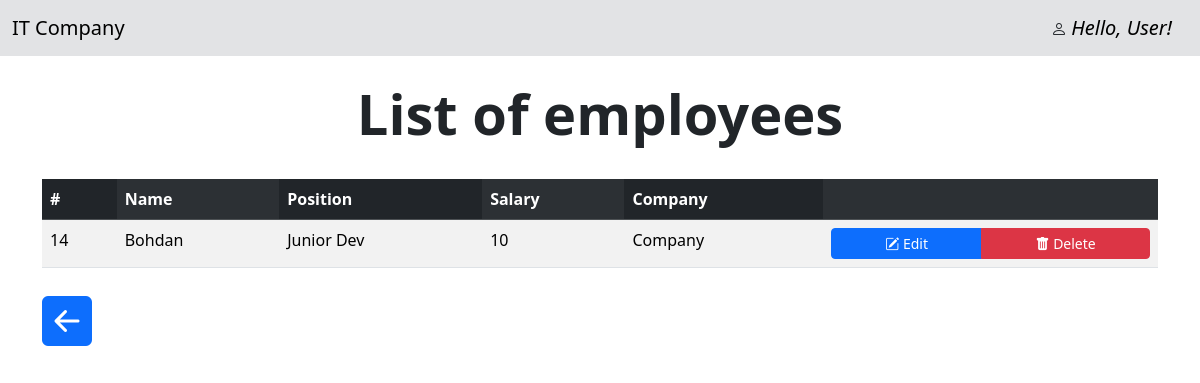
The app's page /listEmployee/, older data.
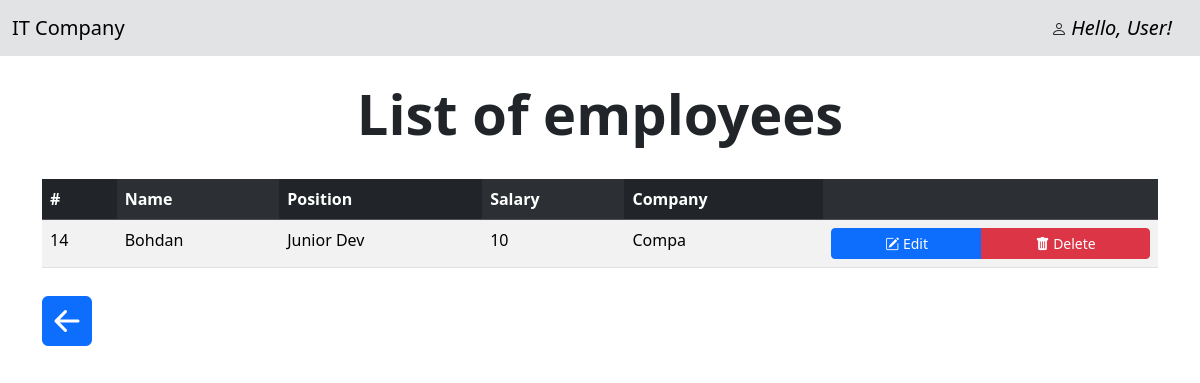
The same page, newer data.
### polls/models.py (models this page shows, shortened)
class Employee(models.Model):
    company = models.ForeignKey(Company, on_delete=models.CASCADE)
    name = models.CharField(max_length=15)
    position = models.CharField(max_length=20)
    salary = models.SmallIntegerField(default=0)

class Company(models.Model):
    name = models.CharField(max_length=25)
    speciality = models.CharField(max_length=20)
    locate = models.CharField(max_length=20)
    def __str__(self):
        return self.name

### polls/views.py (the view)
# urls.py: path('listEmployee/', views.EmployeeListView.as_view(), name='listEmployee'),
class EmployeeListView(ListView):
    model = Employee
    template_name = 'listEmployee.html'
    context_object_name = 'employees'
    def get_context_data(self, **kwargs):
        context = super().get_context_data(**kwargs)
        context['success_message'] = self.request.session.pop('success_message', None)
        return context

### templates/listEmployee.html (shortened to what this page needs)
    <!DOCTYPE html>
    <html lang="en">
    <head>
        <link rel="stylesheet" href="https://cdn.jsdelivr.net/npm/bootstrap-icons@1.11.3/font/bootstrap-icons.min.css">
         <link href="https://cdn.jsdelivr.net/npm/bootstrap@5.3.3/dist/css/bootstrap.min.css" rel="stylesheet">
    </head>
        <body class="">
        <nav class="navbar navbar-expand-lg bg-secondary-subtle">
              <div class="container-fluid">
                <a class="navbar-brand" href="{% url 'index' %}">IT Company</a>
                  <div class="d-flex">
                      <i class="bi bi-person">
                          <a class="navbar-brand" href="{% url 'index' %}">Hello, User!</a>
                      </i>
                  </div>
              </div>
            </nav>
            <br>
            <div class="container">
                 <h4 class="display-4 text-center fw-bold">List of employees</h4>
                <br>
                <table class="table table-striped table-striped-columns">
                  <thead class="table-dark">
                    <tr>
                      <th scope="col">#</th>
                      <th scope="col">Name</th>
                      <th scope="col">Position</th>
                      <th scope="col">Salary</th>
                        <th scope="col">Company</th>
                        <th scope="col"></th>
                    </tr>
                  </thead>
                  <tbody>
                    {% for employee in employees %}
                    <tr>
                        <td scope="row">{{ employee.id }}</td>
                        <td>{{ employee.name }}</td>
                        <td>{{ employee.position }}</td>
                        <td>{{ employee.salary }}</td>
                        <td>{{ employee.company }}</td>
                        <td>
                            <div class="btn-group d-flex justify-content-center">
                                <a href="{% url 'update_employee' employee.id %}" class="btn btn-sm btn-primary">
                                <i class="bi bi-pencil-square"></i> Edit
                            </a>
                            <a href="{% url 'delete_employee' employee.id %}" class="btn btn-sm btn-danger ">
                                <i class="bi bi-trash-fill"></i> Delete
                            </a>
                            </div>
                        </td>
                    </tr>
                    {% endfor %}
                  </tbody>
                </table>
            <a href="{% url 'index' %}"><i class="bi bi-arrow-left-square-fill btn-lg" style="font-size: 50px"></i></a>
            </div>
        </body>
</html>

Row changes from the older to the newer data that the page shows:
changed through a linked row, Employee "Bohdan": company "Company" → "Compa"
